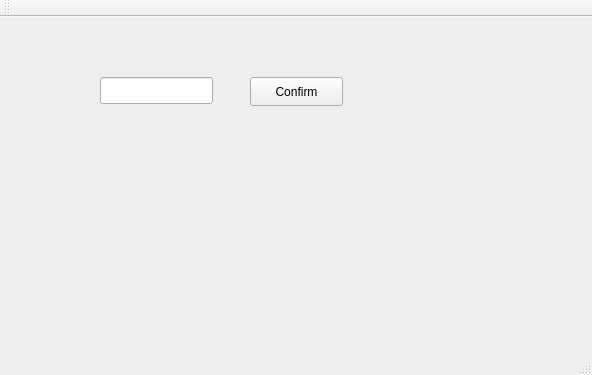
<?xml version="1.0" encoding="UTF-8"?>
<ui version="4.0">
 <class>MainWindow</class>
 <widget class="QMainWindow" name="MainWindow">
  <property name="geometry">
   <rect>
    <x>0</x>
    <y>0</y>
    <width>592</width>
    <height>375</height>
   </rect>
  </property>
  <property name="windowTitle">
   <string>MainWindow</string>
  </property>
  <widget class="QWidget" name="centralWidget">
   <widget class="QLineEdit" name="ledPid">
    <property name="geometry">
     <rect>
      <x>100</x>
      <y>60</y>
      <width>113</width>
      <height>27</height>
     </rect>
    </property>
   </widget>
   <widget class="QPushButton" name="pbtnConfirm">
    <property name="geometry">
     <rect>
      <x>250</x>
      <y>60</y>
      <width>93</width>
      <height>29</height>
     </rect>
    </property>
    <property name="text">
     <string>Confirm</string>
    </property>
   </widget>
  </widget>
  <widget class="QMenuBar" name="menuBar">
   <property name="geometry">
    <rect>
     <x>0</x>
     <y>0</y>
     <width>592</width>
     <height>21</height>
    </rect>
   </property>
  </widget>
  <widget class="QToolBar" name="mainToolBar">
   <attribute name="toolBarArea">
    <enum>TopToolBarArea</enum>
   </attribute>
   <attribute name="toolBarBreak">
    <bool>false</bool>
   </attribute>
  </widget>
  <widget class="QStatusBar" name="statusBar"/>
 </widget>
 <layoutdefault spacing="6" margin="11"/>
 <resources/>
 <connections/>
</ui>
